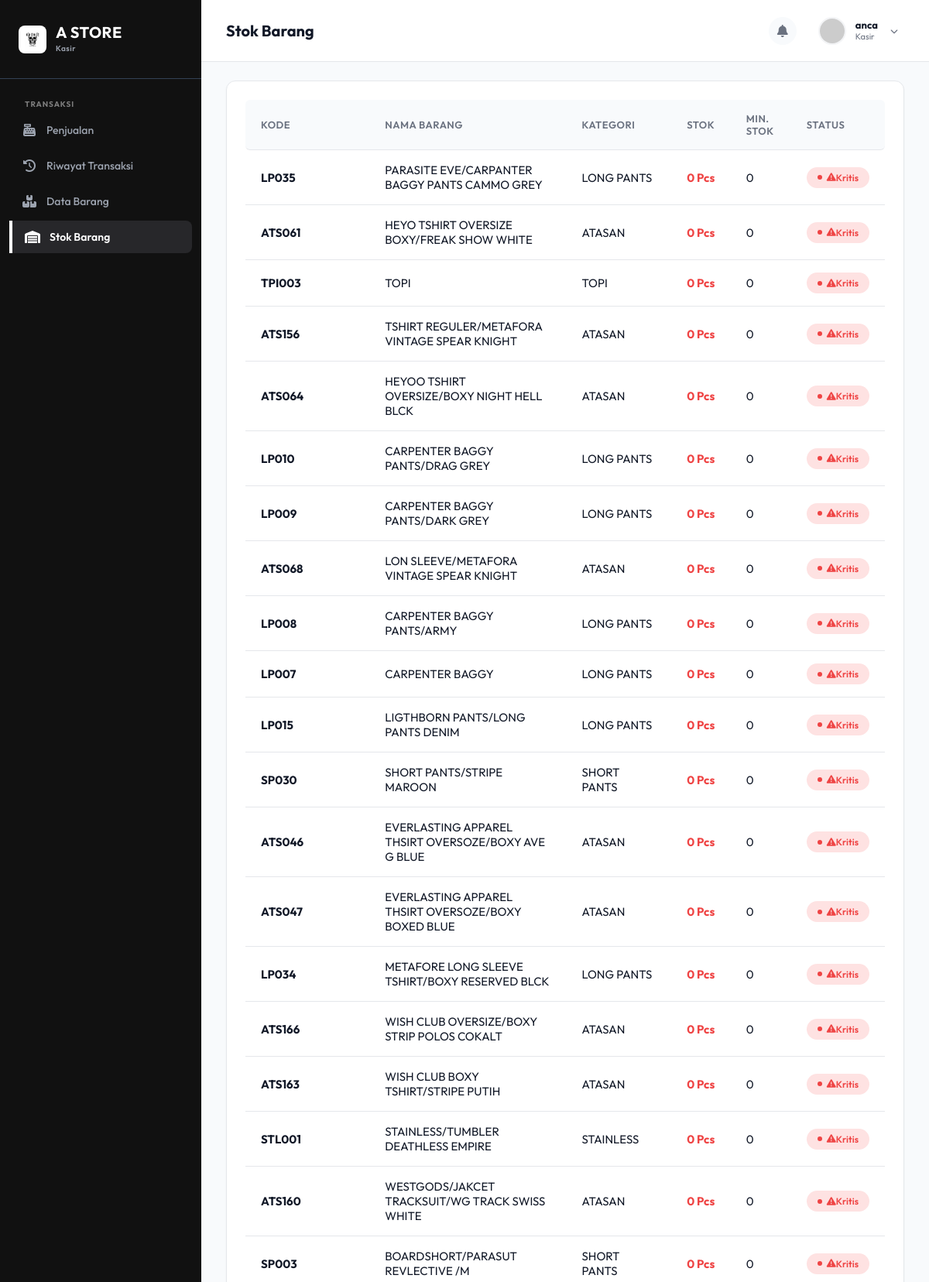
The app's page /index.php?page=stok_barang (signed in, upper part) with its own data.
### tables this page shows
CREATE TABLE `tbl_barang` (
  `id_barang` int(11) NOT NULL AUTO_INCREMENT,
  `kode_barang` varchar(20) NOT NULL,
  `nama_produk` varchar(100) NOT NULL,
  `kategori` varchar(100) NOT NULL,
  `harga_beli` int(11) NOT NULL DEFAULT 0,
  `harga_jual` int(11) NOT NULL DEFAULT 0,
  `stok_min` int(11) NOT NULL,
  `satuan` varchar(20) DEFAULT 'Pcs',
  `deskripsi` text DEFAULT NULL,
  `stok_aktual` int(11) NOT NULL,
  `foto_barang` varchar(255) DEFAULT NULL,
  PRIMARY KEY (`id_barang`),
  UNIQUE KEY `kode_barang` (`kode_barang`),
  KEY `fk_barang_kategori` (`kategori`),
  CONSTRAINT `fk_barang_kategori` FOREIGN KEY (`kategori`) REFERENCES `tbl_kategori` (`nama_kategori`) ON UPDATE CASCADE
);

### config.php (called while the page is built, shortened)
<?php
function get_query($conn, $query) {
    $result = $conn->query($query);
    return $result;
}
?>

### includes/pages/stok_barang.php (the view)
<?php
$qStok = get_query($conn, "SELECT kode_barang, nama_produk, kategori, stok_aktual, stok_min, satuan FROM tbl_barang ORDER BY stok_aktual ASC");
?>
<div class="dashboard-content-wrapper">
    <div class="chart-card">
        <div class="table-responsive">
            <table class="data-table">
                <thead>
                    <tr>
                        <th>Kode</th>
                        <th>Nama Barang</th>
                        <th>Kategori</th>
                        <th>Stok</th>
                        <th>Min. Stok</th>
                        <th>Status</th>
                    </tr>
                </thead>
                <tbody>
                    <?php if ($qStok->num_rows > 0):
                        while ($row = $qStok->fetch_assoc()):
                            $kritis = $row['stok_aktual'] <= $row['stok_min'];
                    ?>
                    <tr>
                        <td><strong><?= htmlspecialchars($row['kode_barang']) ?></strong></td>
                        <td><?= htmlspecialchars($row['nama_produk']) ?></td>
                        <td><?= htmlspecialchars($row['kategori'] ?? '-') ?></td>
                        <td style="font-weight:700; <?= $kritis ? 'color:var(--danger-color);' : '' ?>">
                            <?= $row['stok_aktual'] ?> <?= htmlspecialchars($row['satuan'] ?? 'Pcs') ?>
                        </td>
                        <td><?= $row['stok_min'] ?></td>
                        <td>
                            <?php if ($kritis): ?>
                                <span class="status status-danger"><i class="fa-solid fa-triangle-exclamation"></i> Kritis</span>
                            <?php else: ?>
                                <span class="status status-good">Aman</span>
                            <?php endif; ?>
                        </td>
                    </tr>
                    <?php endwhile; else: ?>
                    <tr><td colspan="6" style="text-align:center; padding:40px; color:var(--text-muted);">Tidak ada data stok.</td></tr>
                    <?php endif; ?>
                </tbody>
            </table>
        </div>
    </div>
</div>

### assets/css/style.css (style rules this page uses)
:root { --primary-color: #111111; --primary-light: #F3F4F6; --primary-dark: #000000; --secondary-color: #6B7280; --success-color: #10B981; --success-light: #D1FAE5; --danger-color: #EF4444; --danger-light: #FEE2E2; --warning-color: #F59E0B; --warning-light: #FEF3C7; --bg-body: #F8FAFC; --surface-card: #FFFFFF; --surface-sidebar: #111111; --text-main: #111827; --text-muted: #6B7280; --text-light: #9CA3AF; --border-color: #E5E7EB; --shadow-sm: 0 1px 2px 0 rgba(0, 0, 0, 0.05); --shadow-md: 0 4px 6px -1px rgba(0, 0, 0, 0.1), 0 2px 4px -1px rgba(0, 0, 0, 0.06); --shadow-card: 0 8px 24px -12px rgba(0, 0, 0, 0.05); --sidebar-width: 260px; --topbar-height: 80px; --border-radius-lg: 12px; --border-radius-md: 8px; --border-radius-sm: 6px; --transition-fast: 0.2s ease; --transition-normal: 0.3s ease; }
* { margin: 0; padding: 0; box-sizing: border-box; }
body { font-family: 'Outfit', sans-serif; background-color: var(--bg-body); color: var(--text-main); -webkit-font-smoothing: antialiased; }
.chart-card { background: var(--surface-card); border-radius: var(--border-radius-lg); padding: 24px; box-shadow: var(--shadow-sm); border: 1px solid var(--border-color); }
.table-responsive { overflow-x: auto; }
.data-table { width: 100%; border-collapse: separate; border-spacing: 0; }
.data-table th, .data-table td { padding: 16px 20px; text-align: left; border-bottom: 1px solid var(--border-color); }
.data-table th { font-size: 13px; font-weight: 600; color: var(--text-muted); text-transform: uppercase; letter-spacing: 0.5px; background-color: var(--bg-body); }
.data-table th:first-child { border-top-left-radius: var(--border-radius-sm); border-bottom-left-radius: var(--border-radius-sm); }
.data-table th:last-child { border-top-right-radius: var(--border-radius-sm); border-bottom-right-radius: var(--border-radius-sm); }
.data-table tbody tr { transition: background-color var(--transition-fast); }
.data-table td { font-size: 15px; color: var(--text-main); vertical-align: middle; }
.status { padding: 6px 14px; border-radius: 99px; font-size: 12px; font-weight: 600; display: inline-flex; align-items: center; }
.status::before { content: ''; width: 6px; height: 6px; border-radius: 50%; margin-right: 6px; }
.status-danger { background-color: var(--danger-light); color: var(--danger-color); }
.status-danger::before { background-color: var(--danger-color); }

### records on screen
tbl_barang: kode_barang "LP035", nama_produk "PARASITE EVE/CARPANTER BAGGY PANTS CAMMO GREY", kategori "LONG PANTS", stok_aktual "0", satuan "Pcs", stok_min "0", shows "Kritis"
tbl_barang: kode_barang "ATS061", nama_produk "HEYO TSHIRT OVERSIZE BOXY/FREAK SHOW WHITE", kategori "ATASAN", stok_aktual "0", satuan "Pcs", stok_min "0", shows "Kritis"
tbl_barang: kode_barang "TPI003", nama_produk "TOPI", kategori "TOPI", stok_aktual "0", satuan "Pcs", stok_min "0", shows "Kritis"
tbl_barang: kode_barang "ATS156", nama_produk "TSHIRT REGULER/METAFORA VINTAGE SPEAR KNIGHT", kategori "ATASAN", stok_aktual "0", satuan "Pcs", stok_min "0", shows "Kritis"
tbl_barang: kode_barang "ATS064", nama_produk "HEYOO TSHIRT OVERSIZE/BOXY NIGHT HELL BLCK", kategori "ATASAN", stok_aktual "0", satuan "Pcs", stok_min "0", shows "Kritis"
tbl_barang: kode_barang "LP010", nama_produk "CARPENTER BAGGY PANTS/DRAG GREY", kategori "LONG PANTS", stok_aktual "0", satuan "Pcs", stok_min "0", shows "Kritis"
tbl_barang: kode_barang "LP009", nama_produk "CARPENTER BAGGY PANTS/DARK GREY", kategori "LONG PANTS", stok_aktual "0", satuan "Pcs", stok_min "0", shows "Kritis"
tbl_barang: kode_barang "ATS068", nama_produk "LON SLEEVE/METAFORA VINTAGE SPEAR KNIGHT", kategori "ATASAN", stok_aktual "0", satuan "Pcs", stok_min "0", shows "Kritis"
tbl_barang: kode_barang "LP008", nama_produk "CARPENTER BAGGY PANTS/ARMY", kategori "LONG PANTS", stok_aktual "0", satuan "Pcs", stok_min "0", shows "Kritis"
tbl_barang: kode_barang "LP007", nama_produk "CARPENTER BAGGY", kategori "LONG PANTS", stok_aktual "0", satuan "Pcs", stok_min "0", shows "Kritis"
tbl_barang: kode_barang "LP015", nama_produk "LIGTHBORN PANTS/LONG PANTS DENIM", kategori "LONG PANTS", stok_aktual "0", satuan "Pcs", stok_min "0", shows "Kritis"
tbl_barang: kode_barang "SP030", nama_produk "SHORT PANTS/STRIPE MAROON", kategori "SHORT PANTS", stok_aktual "0", satuan "Pcs", stok_min "0", shows "Kritis"
tbl_barang: kode_barang "ATS046", nama_produk "EVERLASTING APPAREL THSIRT OVERSOZE/BOXY AVE G BLUE", kategori "ATASAN", stok_aktual "0", satuan "Pcs", stok_min "0", shows "Kritis"
tbl_barang: kode_barang "ATS047", nama_produk "EVERLASTING APPAREL THSIRT OVERSOZE/BOXY BOXED BLUE", kategori "ATASAN", stok_aktual "0", satuan "Pcs", stok_min "0", shows "Kritis"
tbl_barang: kode_barang "LP034", nama_produk "METAFORE LONG SLEEVE TSHIRT/BOXY RESERVED BLCK", kategori "LONG PANTS", stok_aktual "0", satuan "Pcs", stok_min "0", shows "Kritis"
tbl_barang: kode_barang "ATS166", nama_produk "WISH CLUB OVERSIZE/BOXY STRIP POLOS COKALT", kategori "ATASAN", stok_aktual "0", satuan "Pcs", stok_min "0", shows "Kritis"
tbl_barang: kode_barang "ATS163", nama_produk "WISH CLUB BOXY TSHIRT/STRIPE PUTIH", kategori "ATASAN", stok_aktual "0", satuan "Pcs", stok_min "0", shows "Kritis"
tbl_barang: kode_barang "STL001", nama_produk "STAINLESS/TUMBLER DEATHLESS EMPIRE", kategori "STAINLESS", stok_aktual "0", satuan "Pcs", stok_min "0", shows "Kritis"
tbl_barang: kode_barang "ATS160", nama_produk "WESTGODS/JAKCET TRACKSUIT/WG TRACK SWISS WHITE", kategori "ATASAN", stok_aktual "0", satuan "Pcs", stok_min "0", shows "Kritis"
tbl_barang: kode_barang "SP003", nama_produk "BOARDSHORT/PARASUT REVLECTIVE /M", kategori "SHORT PANTS", stok_aktual "0", satuan "Pcs", stok_min "0", shows "Kritis"

### other values on screen
$roleUser "Kasir"
$pageTitle "Stok Barang"
$namaUser "anca"
